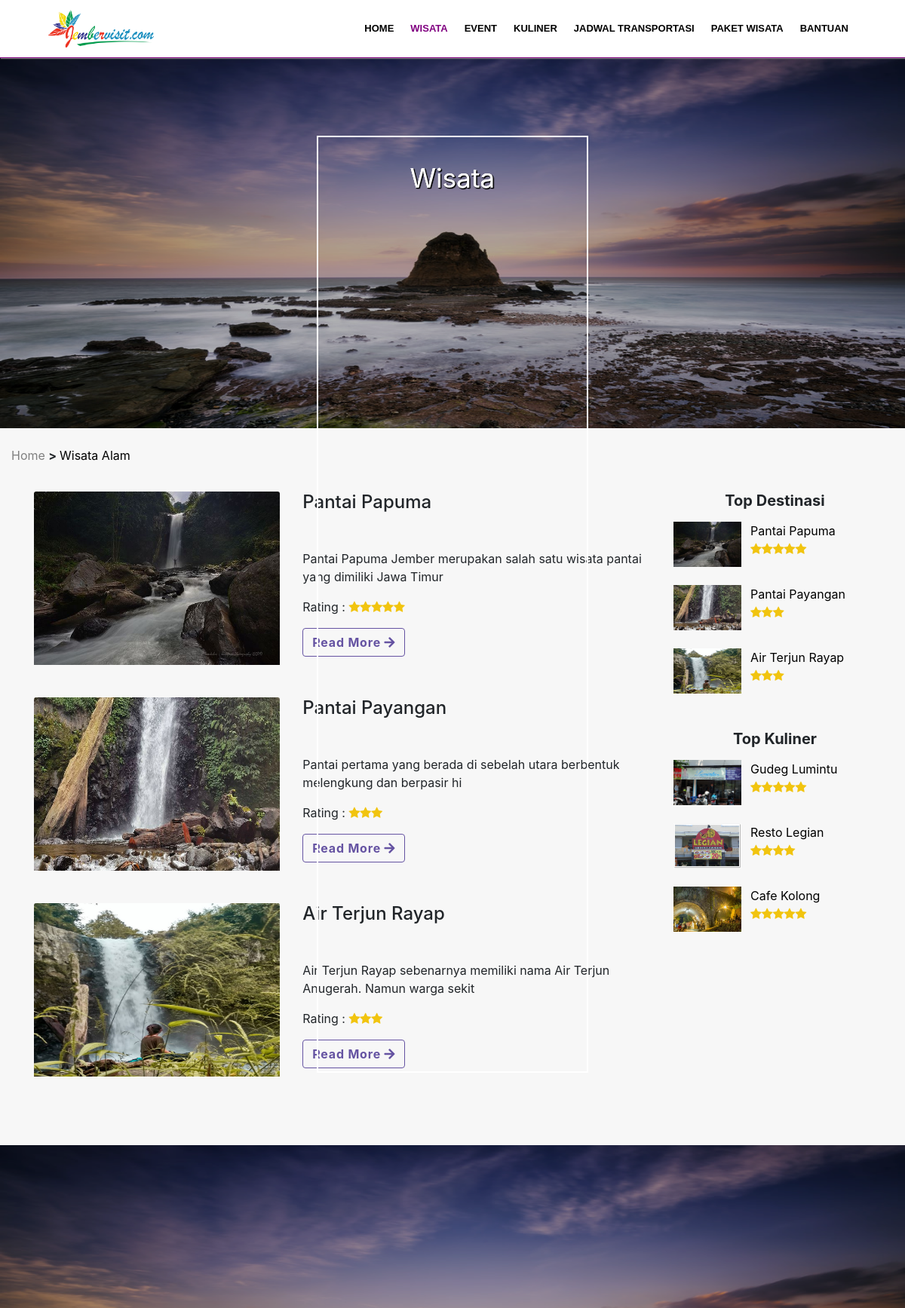
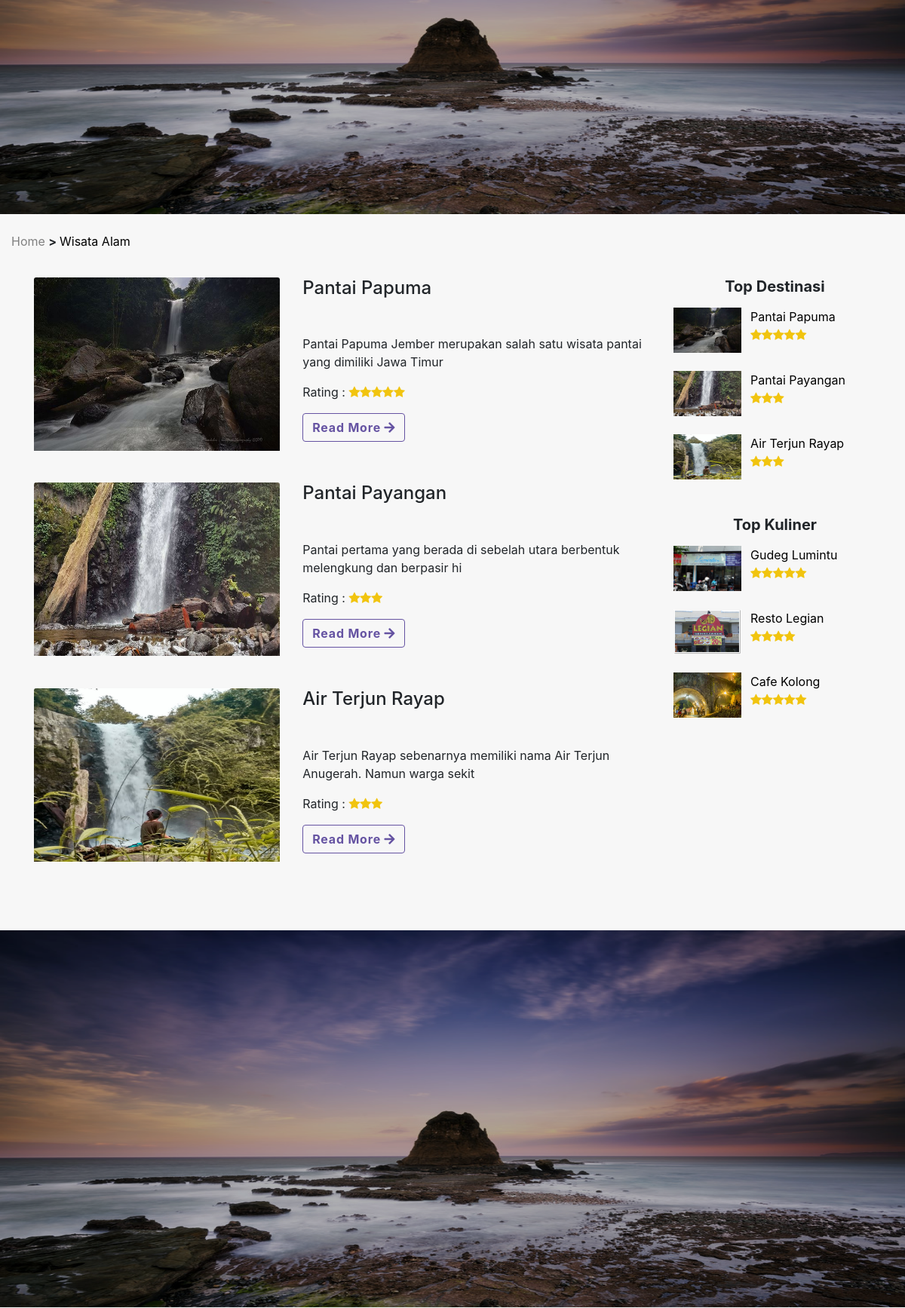
The page /?halaman=wisata&kategori=alam (upper part) on the database its author committed (2 pictures, top to bottom).
### tables this page shows
CREATE TABLE `wisata` (
  `id_wisata` varchar(10) NOT NULL,
  `id_kategoriWisata` varchar(10) DEFAULT NULL,
  `nama` varchar(50) NOT NULL,
  `lokasi` text NOT NULL,
  `gambar_profil` tinytext NOT NULL,
  `detail_gambar` text NOT NULL,
  `deskripsi` text NOT NULL
);

CREATE TABLE `tempat_kuliner` (
  `id_tempat` varchar(10) NOT NULL,
  `id_kategoriKuliner` varchar(10) NOT NULL,
  `nama` varchar(30) NOT NULL,
  `lokasi` text NOT NULL,
  `gambar_profil` varchar(255) NOT NULL,
  `gambar_detail` varchar(255) NOT NULL,
  `deskripsi` text NOT NULL
);

### frontend/wisata/wisata.php (the view, shortened to what this page needs)
<?php
if ($_GET['kategori'] == "alam") {
  ?>
  <div class="wrap mb-4">
      <div class="relatif">
      <img src="asset/img/banner/wisata_alam.jpg" width="100%" height="500px" alt="Responsive image">
            <div class="bg-black"></div>
      </div>
      <div class="banner-img">
        <p>Wisata</p>
      </div>
</div>
<div class="container-fluid jarak-section">
  <div class="row">
    <div class="col-md-12">
      <a style="color:gray;" href="index.php">Home</a> <b> > </b> <a style="color: black" href="">Wisata Alam</a>
    </div>
  </div>
</div>
<div class="container pb-5 card-kuliner">
<div class="row">
  <div class="col-md-9">
    <?php
    $query = mysqli_query($koneksi,"SELECT wisata.deskripsi,wisata.nama,wisata.lokasi,wisata.gambar_profil,wisata.id_wisata,kategori_wisata.nama_kategori, ROUND(AVG(rating_wisata.rating)) AS ratings FROM wisata JOIN kategori_wisata ON wisata.id_kategoriWisata = kategori_wisata.id_kategoriWisata LEFT JOIN rating_wisata ON wisata.id_wisata = rating_wisata.id_wisata WHERE kategori_wisata.nama_kategori='Alam' GROUP BY wisata.id_wisata ");
    $jml = mysqli_num_rows($query);
    for ($i=0; $i < $jml ; $i++) {
    $data = mysqli_fetch_array($query);
    ?>
    <div class="row">
      <div class="col-md-5 jarak-mb5">
        <img class="card-img-top" src="asset/img/gprofil_wisata/<?php echo $data['gambar_profil'] ?>" alt="Card image"/>
      </div>
      <div class="col-md-7 mb-5">
        <h4 class="mb-5"><?php echo $data['nama'] ?></h4>
        <p><?php echo substr($data['deskripsi'],0,80) ?></p>
        <p>Rating :
          <?php
          $tampung = $data['ratings'];
          for ($j=1; $j <= $tampung ; $j++) {
          echo '<span style="color : #f1c40f" class="fa fa-star"></span>';
          }
        ?></p>
        <div>
          <a style="text-decoration: none;" href="?halaman=wisata_detail&id=<?php echo $data['id_wisata'] ?>" class="btn btn-custom">Read More <i class="fas fa-arrow-right"></i></a>
        </div>
      </div>
    </div>
    <?php } ?>
  </div>
  <div class="col-md-3">
    <h5 class="text-center pb-2"><b>Top Destinasi</b></h5>
    <?php
    $query2 = mysqli_query($koneksi,"SELECT wisata.nama,wisata.lokasi,wisata.gambar_profil,wisata.id_wisata,kategori_wisata.nama_kategori, ROUND(AVG(rating_wisata.rating)) AS ratings FROM wisata JOIN kategori_wisata ON wisata.id_kategoriWisata=kategori_wisata.id_kategoriWisata LEFT JOIN rating_wisata ON wisata.id_wisata = rating_wisata.id_wisata GROUP BY wisata.id_wisata HAVING ROUND(AVG(rating_wisata.rating)) <= 5 limit 3");
    $jml2 = mysqli_num_rows($query2);
    for ($k=0; $k < $jml2 ; $k++) {
    $datas = mysqli_fetch_array($query2);
    ?>
    <a style="text-decoration: none;color: black" href="?halaman=wisata_detail&id=<?php echo $datas['id_wisata'] ?>">
    <div class="row">
      <div class="col-xl-4 mb-4 pl-2"><img class="md3-img" src="asset/img/gprofil_wisata/<?php echo $datas['gambar_profil'] ?>" alt="Card image"/></div>
      <div class="col-xl-8 "><?php echo $datas['nama'] ?>
        <p>
          <?php
          $tampungs = $datas['ratings'];
          for ($l=1; $l <= $tampungs ; $l++) {
          echo '<span style="color : #f1c40f" class="fa fa-star"></span>';
          }
        ?></p>
      </div>
    </div>
    </a>
    <?php } ?>
    <h5 class="text-center pb-2 pt-4"><b>Top Kuliner</b></h5>
    <?php
    $query3 = mysqli_query($koneksi,"SELECT tempat_kuliner.nama,tempat_kuliner.lokasi,tempat_kuliner.gambar_profil,tempat_kuliner.id_tempat,kategori_kuliner.nama_kategori, ROUND(AVG(rating_kuliner.rating)) AS ratings FROM tempat_kuliner JOIN kategori_kuliner ON tempat_kuliner.id_kategoriKuliner=kategori_kuliner.id_kategoriKuliner LEFT JOIN rating_kuliner ON tempat_kuliner.id_tempat = rating_kuliner.id_tempat GROUP BY tempat_kuliner.id_tempat HAVING ROUND(AVG(rating_kuliner.rating)) <= 5 limit 3");
    $jml3 = mysqli_num_rows($query3);
    for ($m=0; $m < $jml3 ; $m++) {
    $datass = mysqli_fetch_array($query3);
    ?>
    <a style="text-decoration: none;color: black" href="?halaman=kuliner_detail&id=<?php echo $datass['id_tempat'] ?>">
    <div class="row">
      <div class="col-md-4 mb-4 pl-2"><img class="md3-img" src="asset/img/gprofil_kuliner/<?php echo $datass['gambar_profil'] ?>" alt="Card image"/></div>
      <div class="col-md-8"><?php echo $datass['nama'] ?>
        <p>
          <?php
          $tampungss = $datass['ratings'];
          for ($n=1; $n <= $tampungss ; $n++) {
          echo '<span style="color : #f1c40f" class="fa fa-star"></span>';
          }
        ?></p>
      </div>
    </div>
    </a>
    <?php } ?>
  </div>
</div>
</div>
<?php }
 ?>

### index.php (shortened to what this page needs)
<!DOCTYPE html>
<html lang="en">
  <head>
    <link rel="stylesheet" href="frontend/templates/css/bootstrap.min.css" >
    <link href="backend/template/vendor/fontawesome-free/css/all.min.css" rel="stylesheet" type="text/css">
    <link rel="stylesheet" type="text/css" href="frontend/templates/css/owl.carousel.min.css">
    <link rel="stylesheet" type="text/css" href="frontend/templates/css/owl.theme.default.min.css">
    <link rel="stylesheet" type="text/css" href="frontend/templates/css/animate.css">
    <link rel="stylesheet" href="frontend/templates/css/baguetteBox.min.css">
    <link rel="stylesheet" href="frontend/templates/css/flexslider.css" type="text/css" media="screen" />
    <link href="frontend/templates/fontawesome/css/font-awesome.min.css" rel="stylesheet" type="text/css">
    <link rel="stylesheet" href="custom.css" media="screen">
  </head>
  <body>
    <div class="jarak-nav">
    <nav class="navbar navbar-expand-md navbar-light bg-light fixed-top">
      <a class="navbar-brand ml-5" href="index.php">
        <img src="asset/img/logofix.png" width="140" height="50" class="d-inline-block align-top" alt="">
      </a>
      <div class="collapse navbar-collapse" id="navbarSupportedContent">
        <ul class="navbar-nav ml-auto mt-2 mt-lg-0 mr-5">
          <li class="nav-item">
            <a <?php if(empty($_GET)) {echo 'class="nav-link"';}
            else {echo 'class="nav-link"';} ?>
             href="index.php">Home</a>
          </li>
          <li class="nav-item">
            <a <?php if(!$_GET) {echo 'class="nav-link"';}
            else if ($_GET['halaman'] == "wisata") {echo 'class="nav-link active"';}
            else if ($_GET['halaman'] == "wisata_detail") {echo 'class="nav-link active"';}
            else {echo 'class="nav-link"';} ?>
             href="?halaman=wisata&kategori=alam">Wisata</a>
          </li>
          <li class="nav-item">
            <a <?php if(!$_GET) {echo 'class="nav-link"';}
            else if ($_GET['halaman'] == "event") {echo 'class="nav-link active"';}
            else {echo 'class="nav-link"';} ?>
            href="?halaman=event">Event</a>
          </li>
          <li class="nav-item">
            <a <?php if(!$_GET) {echo 'class="nav-link"';}
            else if ($_GET['halaman'] == "kuliner") {echo 'class="nav-link active"';}
            else if ($_GET['halaman'] == "kuliner_detail") {echo 'class="nav-link active"';}
            else {echo 'class="nav-link"';} ?>
             href="?halaman=kuliner&kategori=cafe">Kuliner</a>
          </li>
          <li class="nav-item">
            <a <?php if(!$_GET) {echo 'class="nav-link"';}
            else if ($_GET['halaman'] == "jadwal_transportasi") {echo 'class="nav-link active"';}
            else {echo 'class="nav-link"';} ?>
            href="?halaman=jadwal_transportasi">Jadwal Transportasi</a>
          </li>
          <li class="nav-item">
            <a <?php if(!$_GET) {echo 'class="nav-link"';}
            else if ($_GET['halaman'] == "paket_wisata") {echo 'class="nav-link active"';}
            else {echo 'class="nav-link"';} ?>
            href="?halaman=paket_wisata">Paket Wisata</a>
          </li>
          <li class="nav-item">
            <a <?php if(!$_GET) {echo 'class="nav-link"';}
            else if ($_GET['halaman'] == "bantuan") {echo 'class="nav-link active"';}
            else {echo 'class="nav-link"';} ?>
             href="?halaman=bantuan">Bantuan</a>
          </li>
        </ul>
      </div>
    </nav>
    </div>
    <?php
    if($_GET['halaman']){
    include 'frontend/'.$_GET['halaman'].'.php';
    include 'frontend/wisata/'.$_GET['halaman'].'.php';
    }
    ?>
  </body>
</html>

### custom.css (style rules this page uses)
body { background: #F7F7F7; }
.wrap { padding: 0; height: 100%; width: 100%; }
.navbar-light { background: white !important; border-bottom: 1px solid purple; box-shadow: 1px 1px 1px grey; }
.navbar-light .navbar-nav .nav-link { color: black; font-family: Arial; font-weight: bold; font-size: 13px; text-transform: uppercase; text-align: center; margin: 3px; }
.navbar-light li>a:after { content: ''; display: block; height: 1.5px; background: purple; transform: scaleX(0); transition: transform .3s; }
.navbar-light .active { color: purple !important; }
.jarak-section { margin-bottom: 3%; }
.jarak-mb5 { margin-bottom: 5%; }
.jarak-nav { margin-top: 5.7%; }
.card-kuliner .card-img-top { max-width: 100% !important; height: 230px !important; }
.btn-custom { color: #6553A2; background-color: #F7F7F7; border-color: #6553A2; font-weight: bold; letter-spacing: 0.05em; }
.md3-img { width: 90px; height: 60px; }
.banner-img { position: absolute; top: 0; bottom: 0; width: 30%; height: 20%; margin-left: 35%; margin-top: 15%; border: 2px solid white; background-color: transparent; text-shadow: 3px 3px 3px black; }
.banner-img p { text-align: center; color: white; margin: 8%; font-size: 35px; text-shadow: 1px 1px 1px black; }
.relatif { position: relative; }
.bg-black { position: absolute; background: rgba(0, 0, 0, 0.3); top: 0; bottom: 0; left: 0; right: 0; }

### rows shown on the page
wisata: gambar_profil (picture), nama "Pantai Papuma", deskripsi "Pantai Papuma Jember merupakan salah satu wisata pantai yang dimiliki Jawa Timur"
wisata: gambar_profil (picture), nama "Pantai Payangan", deskripsi "Pantai pertama yang berada di sebelah utara berbentuk melengkung dan berpasir hi"
wisata: gambar_profil (picture), nama "Air Terjun Rayap", deskripsi "Air Terjun Rayap sebenarnya memiliki nama Air Terjun Anugerah. Namun warga sekit"
tempat_kuliner: gambar_profil (picture), nama "Gudeg Lumintu"
tempat_kuliner: gambar_profil (picture), nama "Resto Legian"
tempat_kuliner: gambar_profil (picture), nama "Cafe Kolong"
